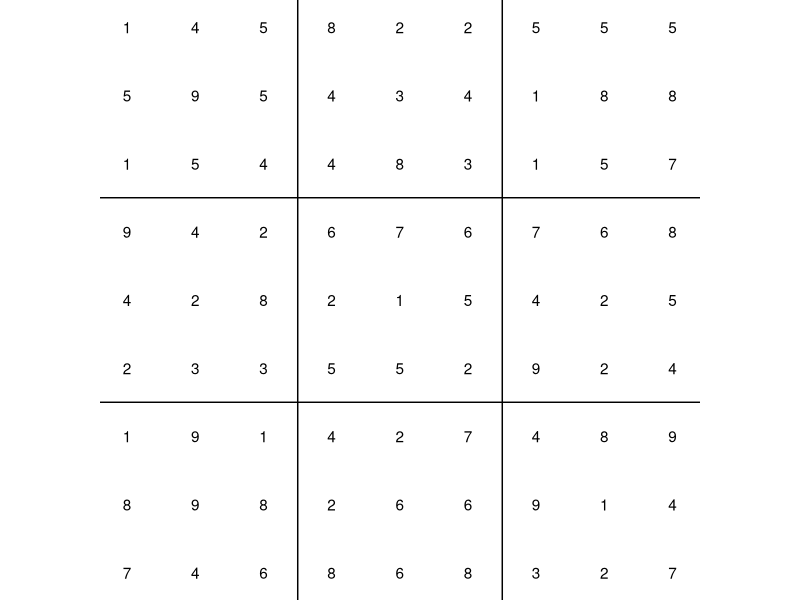
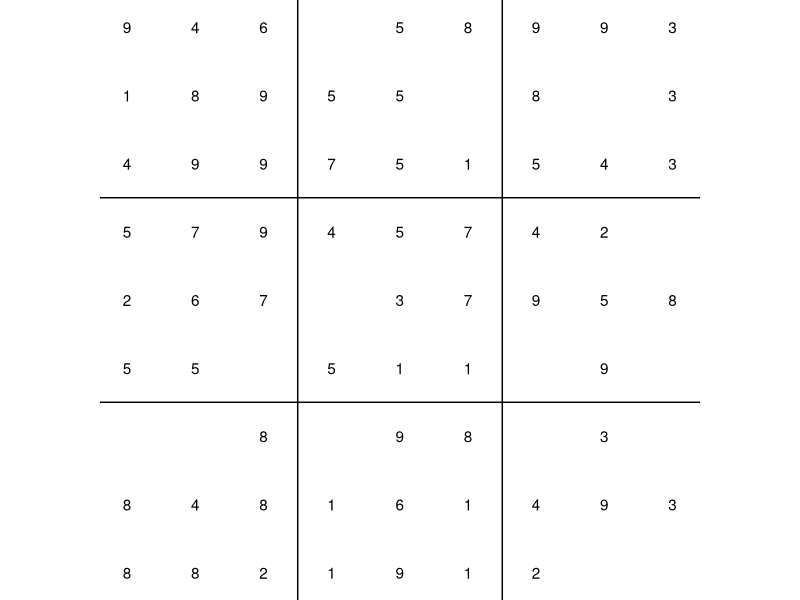
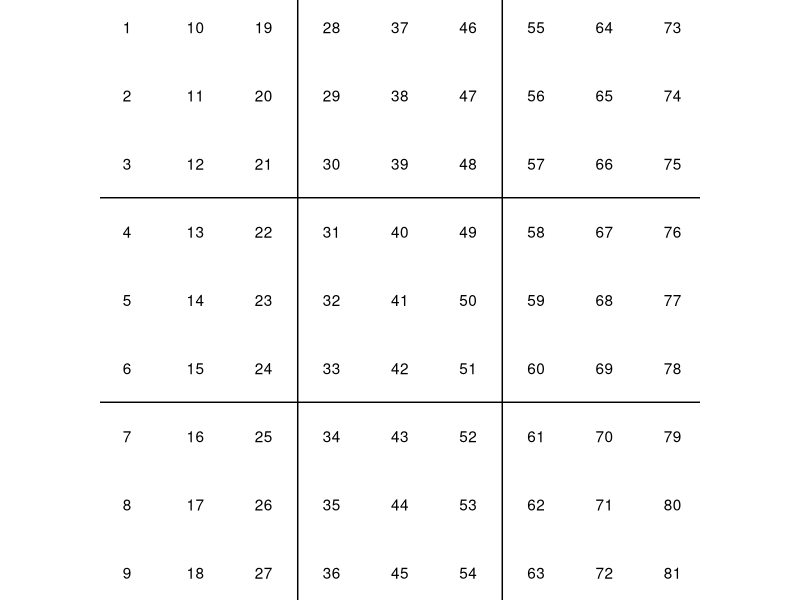
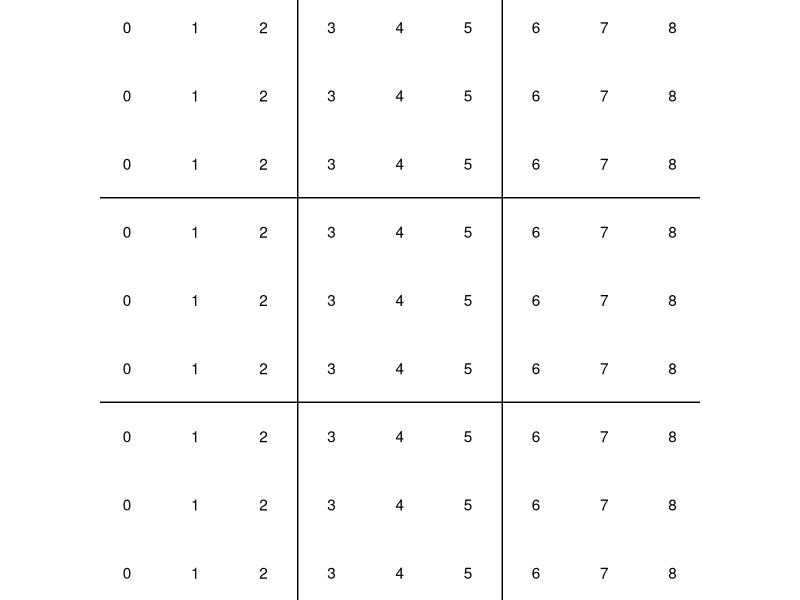
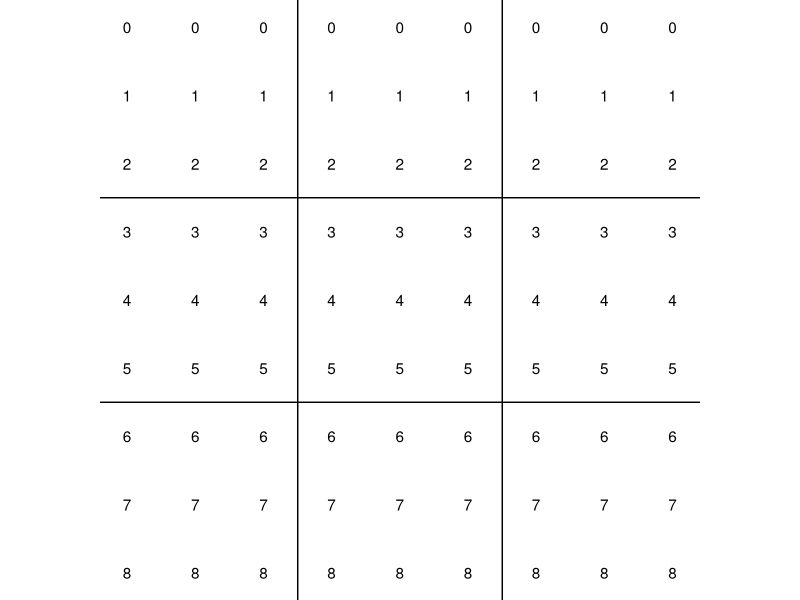
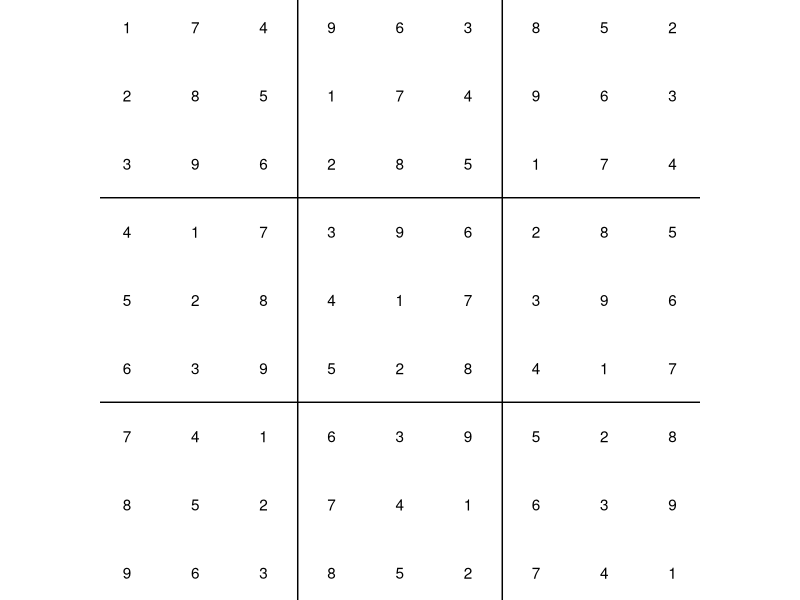
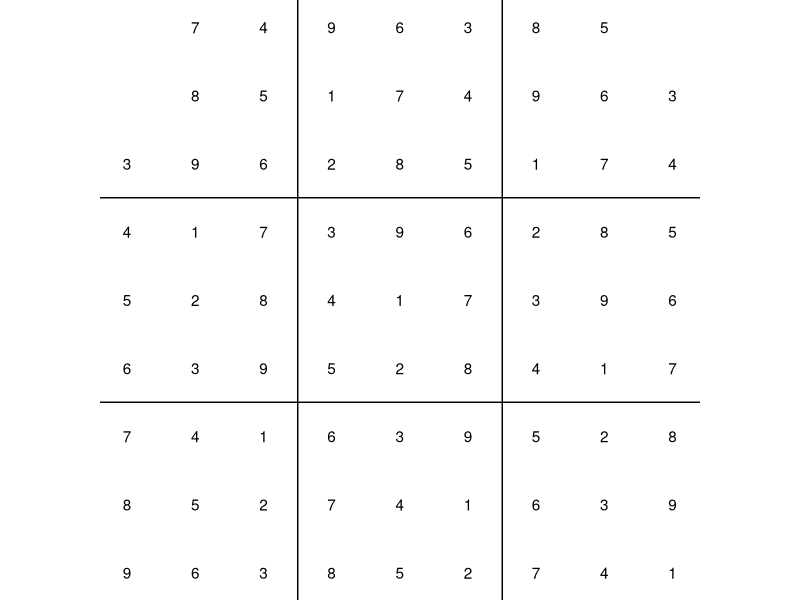
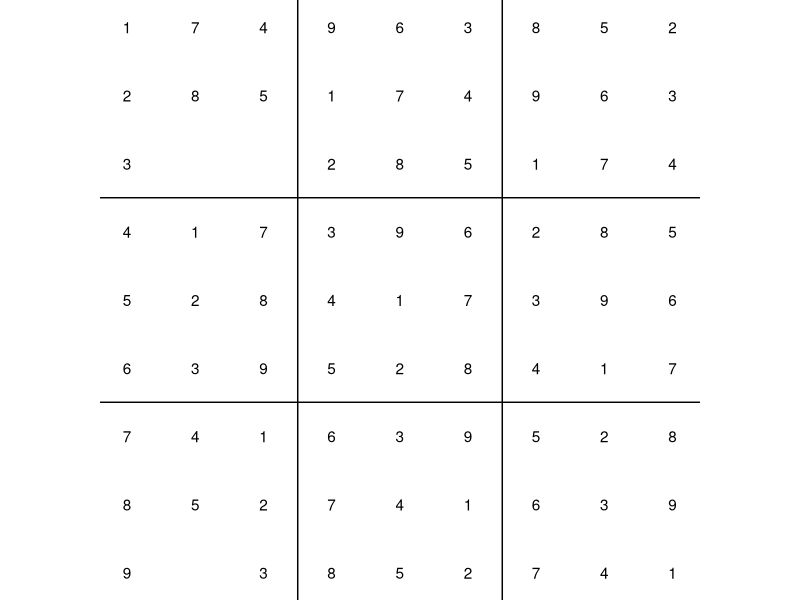

Reproduce these figures in R, in order.
library(ggplot2)

#### Notations ----

# vec and V_* are grid in vector form
# p is the position of an element in the vector (between 1 and 81)
# c, r and s are the number of the column, 
  # row and square of an element in the grid (between 0 and 9)
# 

### Plot matrix from the vector form (vec) ----
## Display the grid in a matrix form

plot_matrix <- function(vec) {
  df <- data.frame(Vec = vec, X = 0:80 %/% 9, Y = 9 - 0:80 %% 9)
  
  ggplot(df, aes(X, Y)) +
    geom_text(aes(label = Vec)) +
    geom_vline(xintercept = c(2.5, 5.5)) +
    geom_hline(yintercept = c(3.5, 6.5)) +
    coord_fixed() +
    theme_void()
}

# Example

set.seed(42)

V_full <- sample(c(1:9), 81, replace = TRUE)
V_na <- sample(c(NA, 1:9), 81, replace = TRUE)
V_num <- 1:81
V_quot <- 0:80 %/% 9
V_rest <- 0:80 %% 9
V_complete <- c(1:9, 7:9, 1:6, 4:9, 1:3, 
                9, 1:8, 6:9, 1:5, 3:9, 1:2,
                8:9, 1:7, 5:9, 1:4, 2:9, 1)
V_almostcomp <-V_complete; V_almostcomp[c(1,2, 73)] <- NA
V_almostcomp2 <-V_complete; V_almostcomp2[c(12, 21, 18)] <- NA


plot_matrix(V_full)
plot_matrix(V_na)
plot_matrix(V_num)
plot_matrix(V_quot)
plot_matrix(V_rest)
plot_matrix(V_complete)
plot_matrix(V_almostcomp)
plot_matrix(V_almostcomp2)


### Create indexes for columns, rows and squares ----
## Lists of vector elements belonging to each rows, columns and squares

L_cols <- vector("list", 9)
L_rows <- vector("list", 9)
L_squares <- vector("list", 9)

for(i in 1:9){
  L_cols[[i]] <- which(0:80 %/% 9 == i-1)
  L_rows[[i]] <- which(0:80 %% 9 == i-1)
}

for(i in 1:3){
  for(j in 1:3){
    L_squares[[3*(j-1)+i]] <- 
      which((0:80 %% 9) %in% ((3*(i-1)):(3*i-1)) & 
              (0:80 %/% 9) %in% ((3*(j-1)):(3*j-1)))
  }
}

L_all <- c(L_cols, L_rows, L_squares)

### Get grid position (c, r, s) from vector position (p) ----
## Returns a list made up of row, column and square numbers

grid_position <- function(p){
  c <- (p-1) %/% 9 + 1
  r <- (p-1) %% 9 + 1
  s <- 3 * ((c-1) %/% 3) + (r-1) %/% 3 + 1
  list(c, r, s)
}

# grid_position_c <- function(p){
#   c <- (p-1) %/% 9 + 1
#   r <- (p-1) %% 9 + 1
#   s <- 3 * ((c-1) %/% 3) + (r-1) %/% 3 + 1
#   c(c, r,  s)
# }
# 
# m <- microbenchmark(grid_position(42), grid_position_c(42), times = 10000)
# wilcox.test(pull(filter(m, expr == "grid_position_list(42)"), time), pull(filter(m, expr == "grid_position_c(42)"), time), paired = FALSE)
# ggplot(m, aes(expr, time)) + geom_lv() + scale_y_log10() + theme_bw() + labs(caption = "N = 10000\np < 2.2e-16 (t-test & Wilcoxon test)")
# It's faster with list !

# Example

grid_position(1)
grid_position(2)
grid_position(4)
grid_position(10)
grid_position(42)
grid_position(81)


### Get first empty position (p) ----
## Returns NA if the grid is full

first_empty <- function(vec){
  which(is.na(vec))[1]
}

# Example

first_empty(V_na)
first_empty(V_full)

grid_position(first_empty(V_na))


### Give the authorized numbers for a position (p) ----
## Returns integer(0) if the completion is not possible

authorized_numbers <- function(vec, p){
  crs_position <- grid_position(p)
  indexes <- 
    c(L_cols[[crs_position[[1]]]], L_rows[[crs_position[[2]]]], L_squares[[crs_position[[3]]]])
  unauthorized_numbers <- vec[indexes]
  setdiff(1:9, unauthorized_numbers)
}

# Example

plot_matrix(V_full)
authorized_numbers(V_full, 4)

plot_matrix(V_na)
authorized_numbers(V_na, 30)

plot_matrix(V_almostcomp)
authorized_numbers(V_almostcomp, 1)

plot_matrix(V_almostcomp)
authorized_numbers(V_almostcomp2, 12)
authorized_numbers(V_almostcomp2, 18)


### Check if a vector (vec) is complete ----
## Return TRUS/FALSE

is_complete <- function(vec){
  bool <- sapply(L_all, function(x) setequal(1:9, vec[x]))
  all(bool)
}

# Example

is_complete(V_almostcomp)
is_complete(V_complete)



